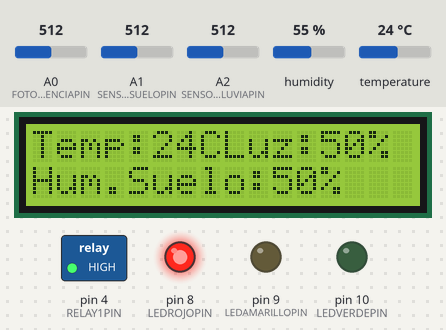
The sketch below on a simulated Arduino Uno, built with avr-gcc and run on an emulated ATmega328P. On the bench: 16×2 character LCD, switched loads named in the sketch (green lamp = pin HIGH), output pins drawn as LEDs (lit = HIGH). The test bench sets the inputs (shaded band); at power-on: A0 (FOTORESISTENCIAPIN) = 512, A2 (SENSORLLUVIAPIN) = 512, A1 (SENSORHUMEDADSUELOPIN) = 512, temperature 24 °C, humidity 55 %. What the sketch prints to the serial monitor is not drawn.

Above: at 5.3 s.
5.4 s: A0 (FOTORESISTENCIAPIN) set to 312
At 6.9 s:
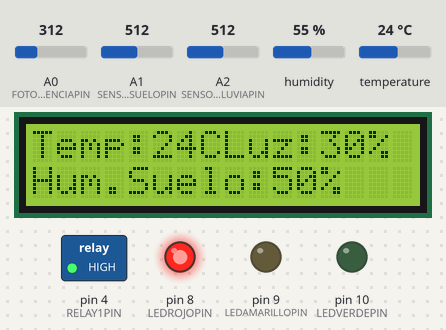
8.2 s: A0 (FOTORESISTENCIAPIN) set to 282
At 9.7 s:
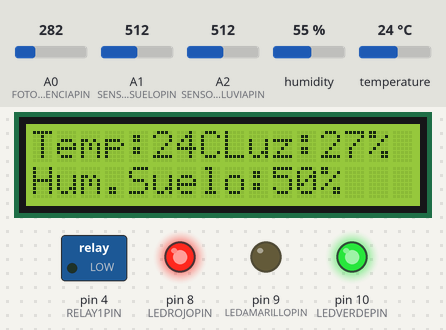
11.0 s: A2 (SENSORLLUVIAPIN) set to 490
At 13.9 s:
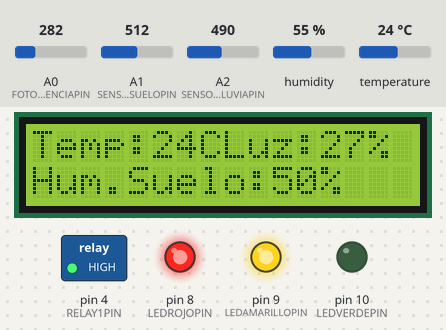
14.2 s: A1 (SENSORHUMEDADSUELOPIN) set to 489
At 15.4 s:
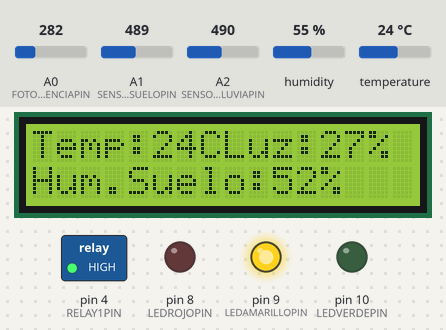
17.0 s: temperature set to 12 °C
At 19.6 s:
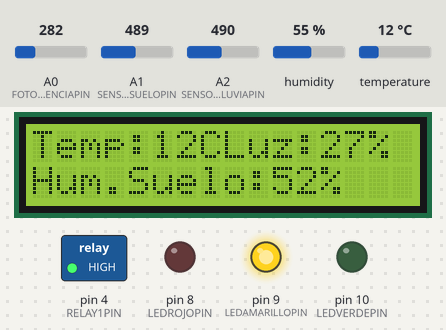
20.6 s: A2 (SENSORLLUVIAPIN) set to 511
At 22.5 s:
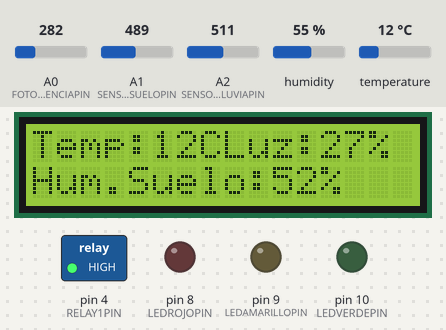
Timing chart, 0 to 24.0 s (numbered marks = the images above; inputs shaded):
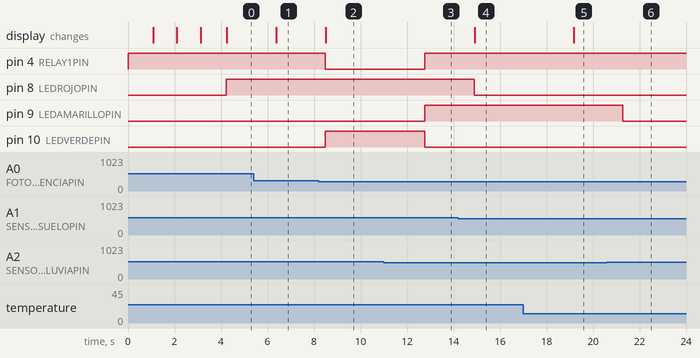

Measured:
- the behaviour switches between 301 and 300 on A0 (FOTORESISTENCIAPIN) (found by bisection; images 1 and 2)
- the behaviour switches between 501 and 500 on A1 (SENSORHUMEDADSUELOPIN) (found by bisection; images 3 and 4)
- the behaviour switches between 500 and 501 on A2 (SENSORLLUVIAPIN) (found by bisection; images 5 and 6)
- after the input at 5.4 s, the display: changes after 0.98 s (image 1)
- after the input at 8.2 s, pin 4 (RELAY1PIN): HIGH → LOW after 0.29 s; pin 10 (LEDVERDEPIN): LOW → HIGH after 0.29 s; the display: changes after 0.31 s (image 2)
- after the input at 11.0 s, pin 4 (RELAY1PIN), pin 9 (LEDAMARILLOPIN): LOW → HIGH after 1.8 s; pin 10 (LEDVERDEPIN): HIGH → LOW after 1.8 s
- after the input at 14.2 s, pin 8 (LEDROJOPIN): HIGH → LOW after 0.69 s; the display: changes after 0.70 s (image 4)
- after the input at 17.0 s, the display: changes after 2.2 s (image 5)
- after the input at 20.6 s, pin 9 (LEDAMARILLOPIN): HIGH → LOW after 0.68 s

The sketch:

Invernadero.ino
```cpp
// LiquidCrystal I2C - Version: Latest
#include <LiquidCrystal_I2C.h>

#include <DHT.h>
#include <DHT_U.h>

#define DHTPIN 2     // Pin digital al que esta conectado el sensor DHT
#define DHTTYPE DHT11   // DHT 11
#define FOTORESISTENCIAPIN A0     // Pin analogo al que esta conectado la fotoresistencia
#define SENSORHUMEDADSUELOPIN A1     // Pin analogo al que esta conectado al sensor de humedad del suelo
#define SENSORLLUVIAPIN A2     // Pin analogo al que esta conectado al sensor de lluvia
#define LEDROJOPIN 8     // Pin digital donde esta conectado el led rojo
#define LEDAMARILLOPIN 9     // Pin digital donde esta conectado el led amarillo
#define LEDVERDEPIN 10     // Pin digital donde esta conectado el led verde
#define RELAY1PIN 4     // Pin digital donde esta conectado el ralay1

float humedadAmbiente = 0;
float temperaturaAmbiente = 0;
int valorLuz = 0;
int valorLluvia = 0;
int valorHumedadSuelo = 0;
int valorLEDROJOPIN = 0;
int valorLEDAMARILLOPIN = 0;
int valorLEDVERDEPIN = 0;
int valorRelay1 = 1;

DHT dht(DHTPIN, DHTTYPE);

//Crear el objeto lcd  dirección  0x3F y 16 columnas x 2 filas
LiquidCrystal_I2C lcd(0x27,16,2);

void setup() {
  Serial.begin(9600);
  pinMode(LEDROJOPIN , OUTPUT);  //definir pin del led rojo como salida
  pinMode(LEDAMARILLOPIN , OUTPUT);  //definir pin del led amarillo como salida
  pinMode(LEDVERDEPIN , OUTPUT);  //definir pin del led verde como salida
  pinMode(RELAY1PIN , OUTPUT);  //definir pin del relay1 como salida

  switchRalay1(0);

  Serial.println(F("Sistemna Riego!"));

  // Inicializar el LCD
  lcd.init();

  //Encender la luz de fondo.
  lcd.backlight();

  // Escribimos el Mensaje en el LCD.
  lcd.print("Sistema Riego");
  escribirLCD2("Cargando.");
  delay(1000);
  escribirLCD2("Cargando..");
  delay(1000);
  escribirLCD2("Cargando...");
  delay(1000);
  escribirLCD2("Cargando....");
  delay(1000);


  dht.begin();
}

void loop() {

    //Realizando prueba de sensores cada 5 segundos
    pruebaSensores();
    estaLloviendo();
    tierraHumeda();
    encenderBomba();
    delay(2000);
}

void encenderBomba(){
//  if(valorLuz<=300 && valorHumedadSue/lo>=500 && valorLluvia>=900 && temperaturaAmbiente>=30.00){
  if(valorLuz<=300 && valorHumedadSuelo>=500 && valorLluvia>=500){
      switchLEDVERDEPIN(1);
      switchRalay1(1);
      Serial.println("Bomba Encendida");
  }else{
      switchLEDVERDEPIN(0);
      switchRalay1(0);
      Serial.println("Bomba Apagada");
  }

  Serial.println();

}

void tierraHumeda(){
  if(valorHumedadSuelo<=500){
      switchLEDROJOPIN(0);
      Serial.println("Tierra mojada");
  }else{
      switchLEDROJOPIN(1);
      Serial.println("Tierra seca");
  }
}

void estaLloviendo(){
  if(valorLluvia<=500){
      switchLEDAMARILLOPIN(1);
      Serial.println("Esta lloviendo");
  }else{
      switchLEDAMARILLOPIN(0);
      Serial.println("No esta lloviendo");
  }
}

void pruebaSensores(){
  Serial.println("--- Realizando prueba de sensores ---");
  lecturasDHT();
  lecturaLuz();
  lecturaLluvia();
  lecturaHumedadSuelo();
  Serial.println();

  escribirLCD1("Temp:" + String(temperaturaAmbiente,0) + "C" + "Luz:"+crearPorcentajeLuz(valorLuz));
  escribirLCD2("Hum.Suelo:"+crearPorcentajeHumedad(valorHumedadSuelo));
}

String crearPorcentajeLuz(int valor){
  // float moisture_percentage = ( 100 - ( (valor/100.00) * 1023 ) );
  float moisture_percentage = map (valor, 0, 1023, 0, 100);

  return String(moisture_percentage,0)+"%";
}

String crearPorcentajeHumedad(int valor){
  float moisture_percentage = ( 100 - ( (valor/1023.00) * 100 ) );
  return String(moisture_percentage,0)+"%";
}

void switchRalay1(int val){
  digitalWrite(RELAY1PIN, !val);
}

void escribirLCD1(String text){
  lcd.clear();
  lcd.setCursor(0, 0);
  lcd.print(text);
}

void escribirLCD2(String text){
  // lcd.clear();
  lcd.setCursor(0, 1);
  lcd.print(text);
}

void pruebaLcd(){
   // Ubicamos el cursor en la primera posición(columna:0) de la segunda línea(fila:1)
  lcd.setCursor(0, 1);
   // Escribimos el número de segundos trascurridos
  lcd.print(millis()/1000);
  lcd.print(" Segundos");
  delay(100);
}

void secuenciaLed(){
  switchLEDROJOPIN(1);
  switchLEDAMARILLOPIN(0);
  switchLEDVERDEPIN(0);
  delay(500);
  switchLEDROJOPIN(0);
  switchLEDAMARILLOPIN(1);
  switchLEDVERDEPIN(0);
  delay(500);
  switchLEDROJOPIN(0);
  switchLEDAMARILLOPIN(0);
  switchLEDVERDEPIN(1);
  delay(500);
}

void switchLEDROJOPIN(int val){
  digitalWrite(LEDROJOPIN, val);
}

void switchLEDAMARILLOPIN(int val){
  digitalWrite(LEDAMARILLOPIN, val);
}

void switchLEDVERDEPIN(int val){
  digitalWrite(LEDVERDEPIN, val);
}

void lecturaHumedadSuelo(){
  //Leemos el valor del sensor de lluvia
  valorHumedadSuelo = analogRead(SENSORHUMEDADSUELOPIN);
  Serial.println("Humedad suelo: " + String(valorHumedadSuelo));
  // escribirLCD1("Humedad suelo:");
  // escribirLCD2(String(valorHumedadSuelo));
  // delay(2000);
}

void lecturaLluvia(){
  //Leemos el valor del sensor de lluvia
  valorLluvia = analogRead(SENSORLLUVIAPIN);
  Serial.println("Lluvia: " + String(valorLluvia));
  // escribirLCD1("Lluvia");
  // escribirLCD2(String(valorLluvia));
  // delay(2000);
}

void lecturaLuz(){
  //Leemos el valor de la fotoresistencia
  valorLuz = analogRead(FOTORESISTENCIAPIN);
  // Serial.println("Luz: ");
  Serial.println("Luz: " + String(valorLuz));
  // escribirLCD1("Luz");
  // escribirLCD2(String(valorLuz));
  // delay(2000);

}

void lecturasDHT(){
  // delay(2000);

  // float h = dht.readHumidity();
  // float t = dht.readTemperature();

  humedadAmbiente = dht.readHumidity();
  temperaturaAmbiente = dht.readTemperature();


  // Comprueba si alguna lectura falló
  if (isnan(humedadAmbiente) || isnan(temperaturaAmbiente)) {
    Serial.println(F("Error al conectar al sensor DHT!"));
    return;
  }

  Serial.println("Humedad ambiente: " + String(humedadAmbiente) + "%");
  Serial.println("Temperatura ambiente: " + String(temperaturaAmbiente) + "°C");
  // escribirLCD1("Humedad Ambiente");
  // escribirLCD2(String(humedadAmbiente));
  // delay(2000);
  // escribirLCD1("Temp Ambiente");
  // escribirLCD2(String(humedadAmbiente) + "°C");
  // delay(2000);

}
```
